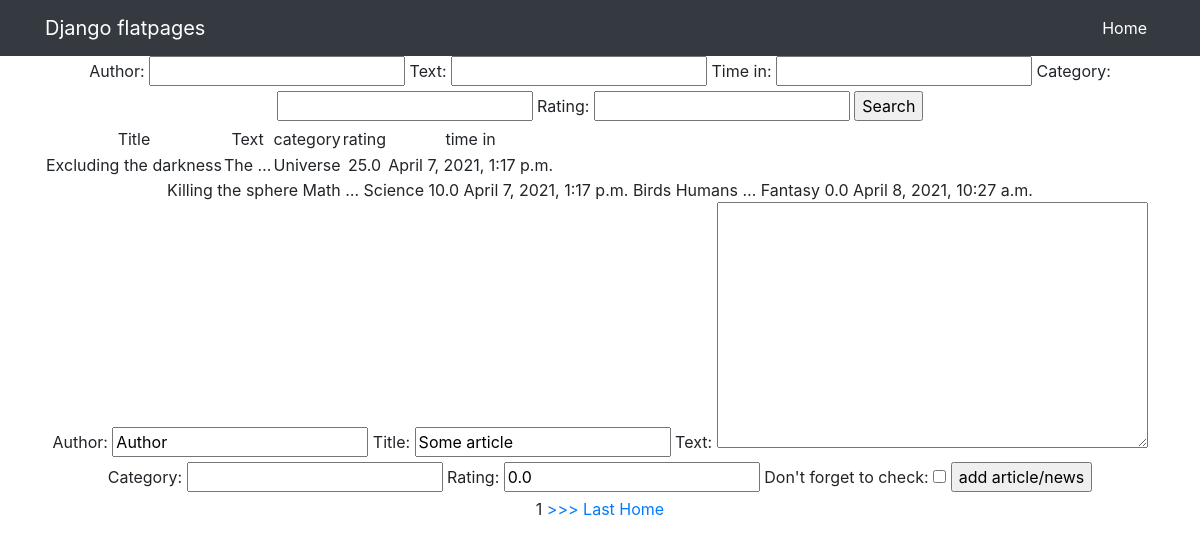
The page /Posts/search/ on the database its author committed.
### News/models.py (models this page shows, shortened)
class Posts(models.Model):
    Author = models.CharField(max_length=100,
                              default='Author')
    title = models.CharField(max_length=50,
                             default='Some article',
                             unique=True, )
    text = models.TextField(max_length=255)
    time_in = models.DateTimeField(auto_now_add=True)
    rating = models.FloatField(default=0.0)
    choosing = models.BooleanField(default=False)
    category = models.CharField(max_length=100,
                                unique=True)

### News/views.py (the view, shortened to what this page needs)
# urls.py: path('search/', Search_List.as_view(), name='search'),
class Search_List(ListView):
    model = Posts
    template_name = 'search.html'
    context_object_name = 'search'
    form_class = PostForm
    ordering = ['-rating']
    paginate_by = 1
    def get_context_data(self, **kwargs):
        context = super().get_context_data(**kwargs)
        context['filter'] = SearchFilter(self.request.GET,
                                         queryset=self.get_queryset())
        context['form'] = PostForm()
        return context

### News/forms.py
class PostForm(ModelForm):
    check_box = BooleanField(label="Don't forget to check")
    class Meta:
        model = Posts
        fields = [
            'Author',
            'title',
            'text',
            'category',
            'rating',
            'check_box',
        ]

### templates/search.html (shortened to what this page needs)
{% extends 'flatpages/default.html' %}
{% block content %}
<form method="GET">
    {{ filter.form }}
    <input type="submit" value="Search">
</form>
<table>
            <tr>
                <td>
                    Title
                </td>
                <td>
                    Text
                </td>
                <td>
                    category
                </td>
                <td>
                    rating
                </td>
                <td>
                    time in
                </td>
            </tr>
     {% for Posts in filter.qs %}
                <td>
                    {{ Posts.title }}
                </td>
                <td>
                    {{ Posts.text|truncatewords:1 }}
                </td>
                <td>
                    {{ Posts.category.title }}
                </td>
                <td>
                    {{ Posts.rating }}
                </td>
                <td>
                    {{ Posts.time_in }}
                </td>
    </table>
    {% endfor %}
<form method="POST">
    {{ form }}
    <input type="submit" value="add article/news">
</form>
{% if is_paginated %}
    {% for num in page_obj.paginator.page_range %}
        {% if page_obj.number == num %}
            <a>{{ num }}</a>
        {% elif num > page_obj.number|add:'-1' and num < page_obj.number|add:'1' %}
            <a href="?page={{ num }}">{{ num }}</a>
        {% endif %}
    {% endfor %}
    {% if page_obj.has_next %}
        <a href="?page={{ page_obj.next_page_number }}">>>></a>
        <a href="?page={{ page_obj.paginator.num_pages }}">Last</a>
    {% endif %}
{% endif %}
<a href="http://127.0.0.1:8000/Posts/">Home</a>
{% endblock content %}

### rows shown on the page
Posts: title "Excluding the darkness", text "The …", category "Universe", rating "25.0", time_in "April 7, 2021, 1:17 p.m."
Posts: title "Killing the sphere", text "Math …", category "Science", rating "10.0", time_in "April 7, 2021, 1:17 p.m."
Posts: title "Birds", text "Humans …", category "Fantasy", rating "0.0", time_in "April 8, 2021, 10:27 a.m."

### other values the page prints
{{ num }} "1"
